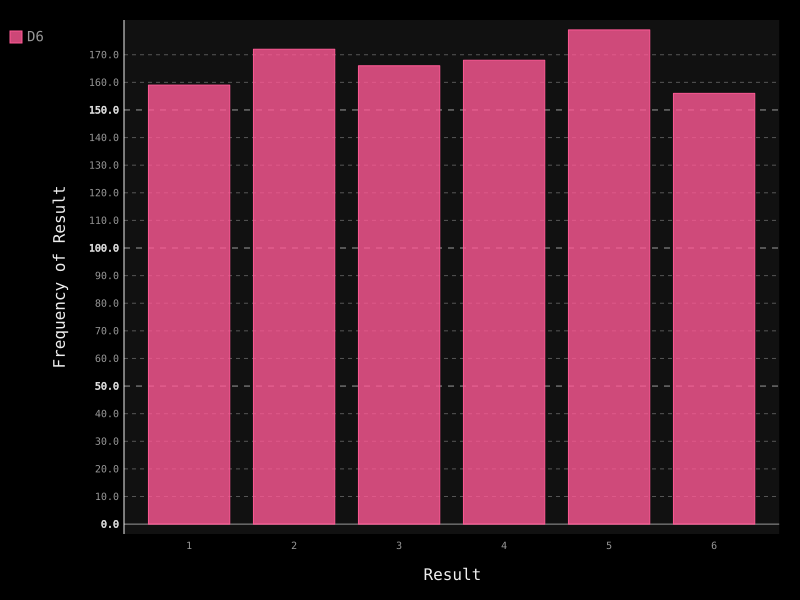

This figure's Python source:
from die import Die
import pygal
die = Die()

results = []
for roll_num in range(1000):
    result = die.roll()
    results.append(result)

frequencies = []

for value in range(1, die.num_sides+1):
    frequency = results.count(value)
    frequencies.append(frequency)

hist = pygal.Bar()
hist.x_labels = ['1', '2', '3', '4', '5', '6']
hist.x_title = "Result"
hist.y_title = "Frequency of Result"

hist.add('D6', frequencies)
hist.render_to_file('die_visual.svg')
